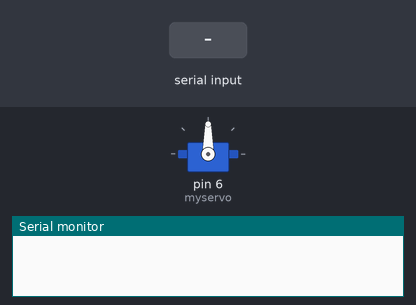
Simulated run of this sketch. Board: Arduino Uno, built with avr-gcc and run on an emulated ATmega328P. Parts: servo, the last lines printed to the serial monitor. The test bench sets the inputs (shaded band).

Above: at 1.2 s.
1.3 s: "90,45\n" received over Serial
At 1.8 s:
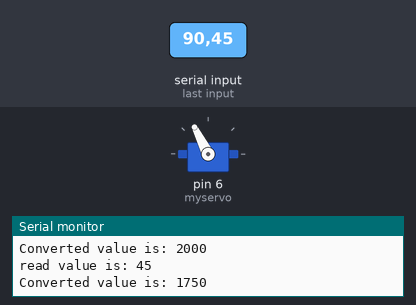
3.8 s: "30,150\n" received over Serial
At 4.6 s:
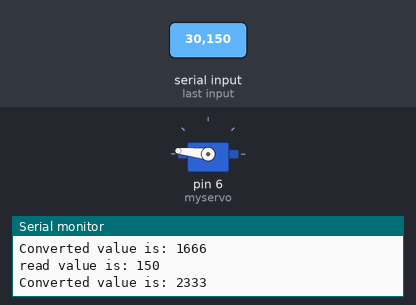
6.3 s: "200\n" received over Serial
At 7.9 s:
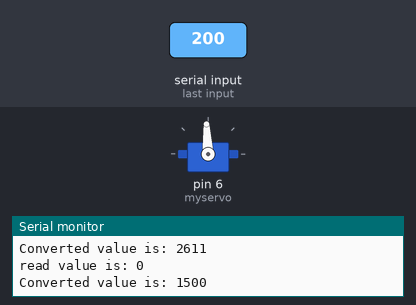
Timing chart, 0 to 9.4 s (numbered marks = the images above; inputs shaded):
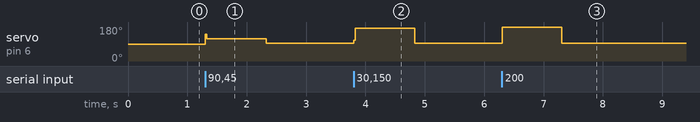

Measured:
- after the input at 1.3 s, servo on pin 6 (myservo): 90° → 117° at once, → 93° 1.0 s later
- after the input at 3.8 s, servo on pin 6 (myservo): 93° → 174° at once, → 93° 1.0 s later
- after the input at 6.3 s, servo on pin 6 (myservo): 93° → 180° at once, → 93° 1.0 s later

The sketch:

part_c.ino
```cpp
 #include <Servo.h>

#include <FS.h>
Servo myservo;
int input_value;
int converted_value;

void setup() {
  myservo.attach(6);
  Serial.begin(9600);
}

void loop() {
}

void serialEvent() {
  input_value = Serial.parseInt();
  converted_value = map(input_value,-90, 90, 1000, 2000);
  Serial.print("read value is: ");
  Serial.println(input_value);
  Serial.print("Converted value is: ");
  Serial.println(converted_value);

  myservo.writeMicroseconds(converted_value);
}
```
